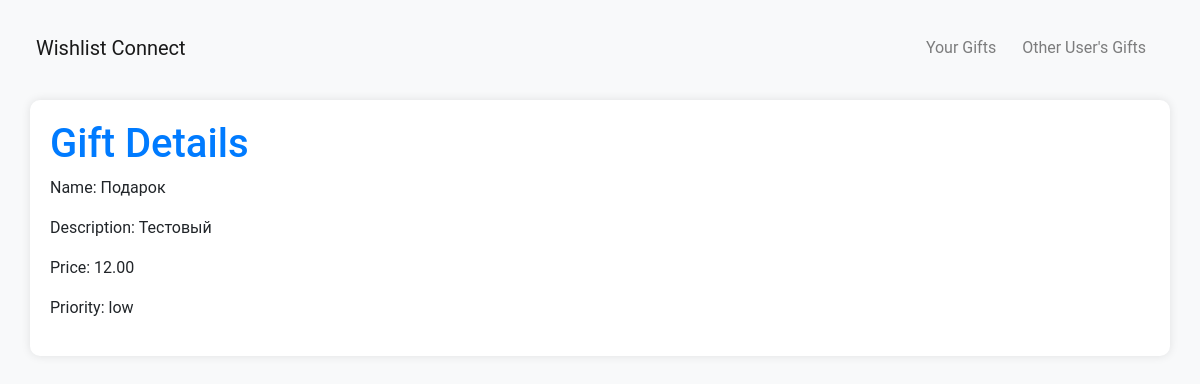
Page /api/view-gift/4/ on the committed database.
### api/models.py (models this page shows, shortened)
class Gift(models.Model):
    PRIORITY_CHOICES = [
        ('high', 'High'),
        ('medium', 'Medium'),
        ('low', 'Low'),
        ('none', 'None'),
    ]
    STATUS_CHOICES = [
        ('given', 'Given'),
        ('not given', 'Not given'),
        ('booked', 'Booked'),
    ]
    user = models.ForeignKey(User, on_delete=models.CASCADE)
    title = models.CharField(max_length=255)
    description = models.TextField()
    price = models.DecimalField(max_digits=10, decimal_places=2)
    priority = models.CharField(max_length=10, choices=PRIORITY_CHOICES, default='none')
    status = models.CharField(max_length=10, choices=STATUS_CHOICES, default='not given')
    image = models.ImageField(upload_to='gift_images/', blank=True, null=True)

### api/views.py (the view)
# urls.py: path('view-gift/<int:pk>/', view_gift, name='view-gift'),
def view_gift(request, pk):
    gift = get_object_or_404(Gift, pk=pk)
    return render(request, 'view_gift.html', {'gift': gift})

### templates/view_gift.html (shortened to what this page needs)
{% extends 'base.html' %}
{% load i18n %}
{% block content %}
    <h1>{% trans "Gift Details"%}</h1>
    <p>{% trans "Name:"%} {{ gift.title }}</p>
    <p>{% trans "Description:"%} {{ gift.description }}</p>
    <p>{% trans "Price:"%} {{ gift.price }}</p>
    <p>{% trans "Priority:"%} {{gift.priority}}</p>
{% endblock %}

### templates/base.html (style rules this page uses)
body { background-color: #f8f9fa; margin: 20px; font-family: 'Roboto', sans-serif; font-size: 16px; }
h1, h2, h3 { color: #007bff; }

### rows in the picture
Gift: title "Подарок", description "Тестовый", price "12.00", priority "low"
